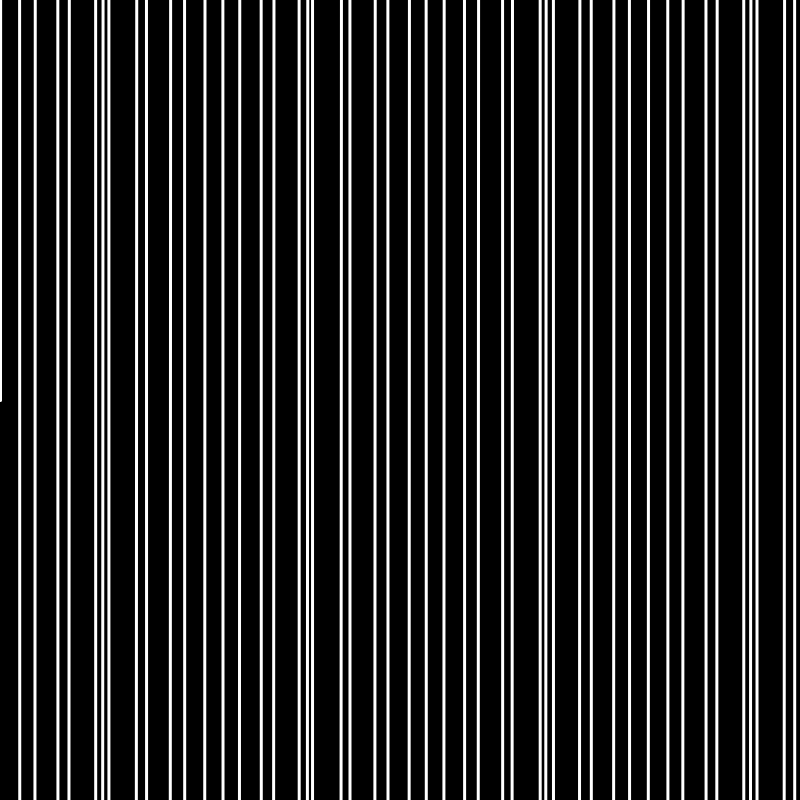
Frame 1 (no input)
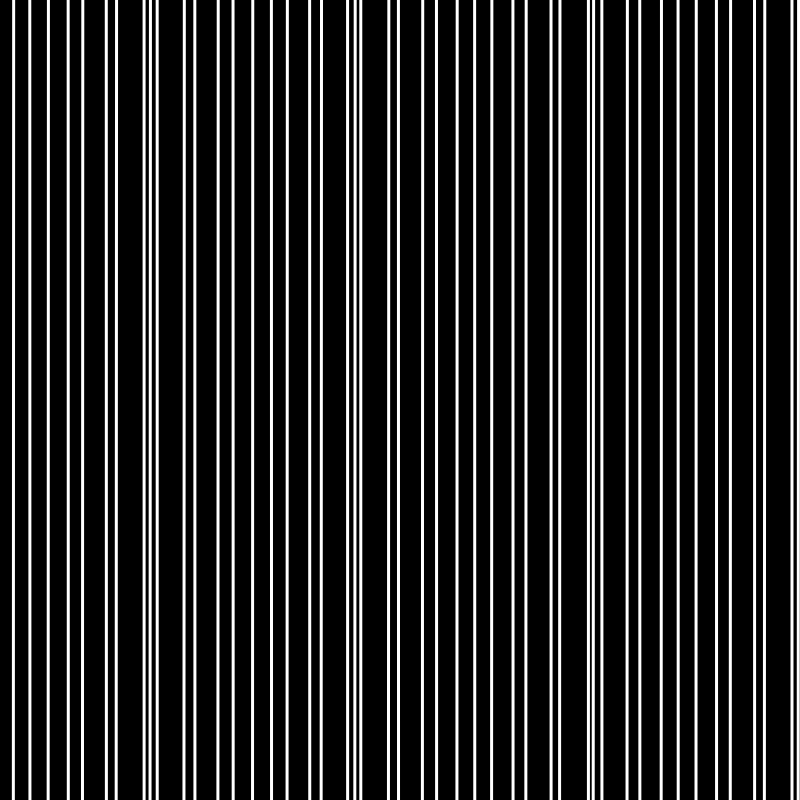
Frame 60 (the mouse pressed at the canvas centre just before this capture)
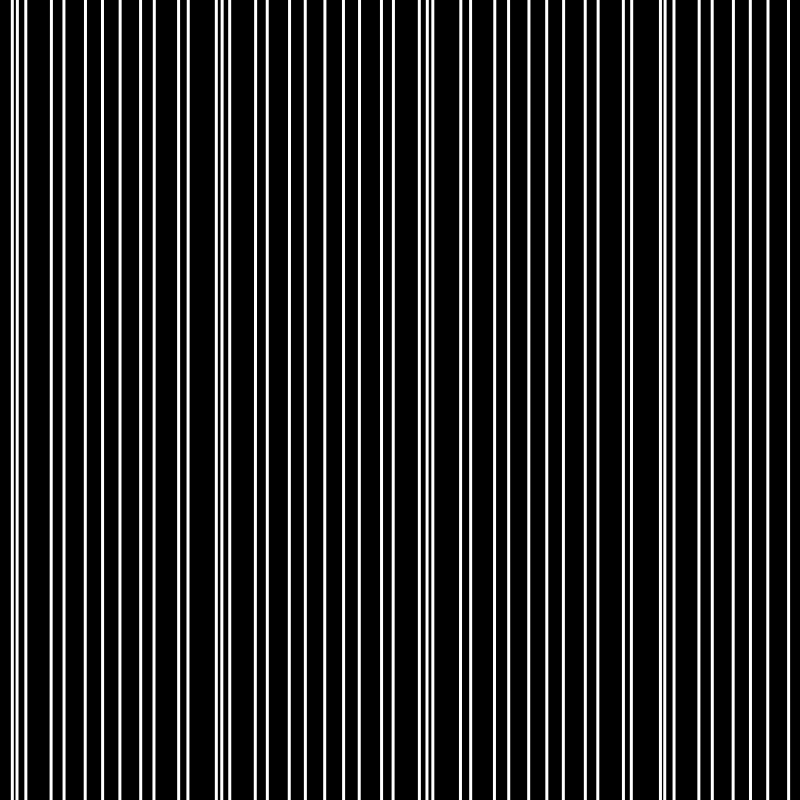
Frame 120 (the mouse held since frame 60 and released just before this capture)

The Processing sketch that drew these frames (run headless with seeded random() and noise(); from frame 60 on, the mouse is pressed at the canvas centre):

// Processing sketch: processing_152648
// ── processing_152648.pde

float phi =  0;
float amplitude = 2000;
float frequency = 1.0/302;
int numPoints = 200;
  
void setup() {
  size(800, 800);
  noFill();
  noCursor();;
 
}
  
  
void draw() {
  background(0);
  stroke(255);
  strokeWeight(3);
  translate(0, height/2);
  float x = 0;
  float y = 0;
  float angle = width/numPoints;
  beginShape();
  for (int i = 0; i < numPoints; i++) {
         x = 3*(angle*i);
         y = tan(1000*(x*frequency+phi))* (amplitude)*10;
    vertex(x, y);
  }
  endShape();
     
  phi -= 5.9;
}
